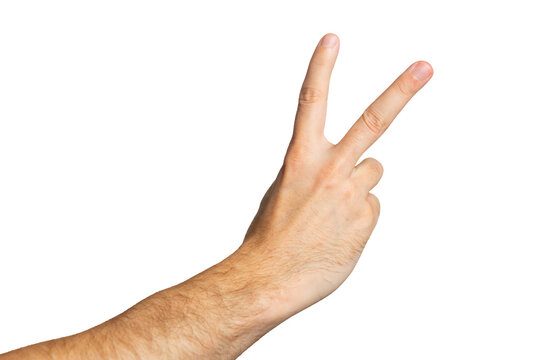
#> input picture CNN/ieee_cnn/python/peace_sign.jpg, 540 x 360 px
$ python hex_comparison.py
#> lines starting #> are read from the running program, lines starting #| are printed output that depends on the picture
import numpy as np
import cv2

def read_hex_file(filename, img_shape):
    """Reads a HEX file and reconstructs the image."""
    with open(filename, "r") as f:
        hex_data = [line.strip().split() for line in f]

    # Convert hex strings to integers
    img_data = np.array([[int(pixel, 16) for pixel in row] for row in hex_data], dtype=np.uint8)

    # Ensure the shape matches expected dimensions
    if img_data.shape != img_shape:
        print(f"Warning: Reconstructed image shape {img_data.shape} does not match expected {img_shape}")

    return img_data

# Load original grayscale image
image_path = 'peace_sign.jpg'
img = cv2.imread(image_path, cv2.IMREAD_GRAYSCALE)
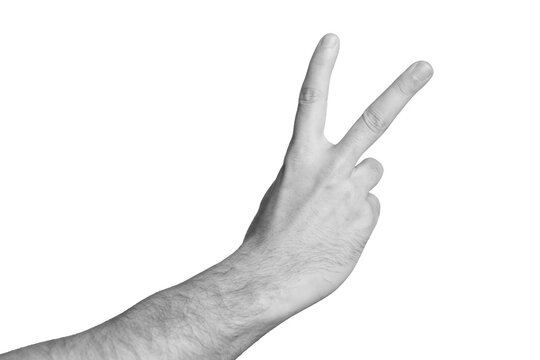
#> img: shape (360, 540); min 65, max 255, mean 240.9

# Load reconstructed image from hex
reconstructed_img = read_hex_file("image_data.hex", img.shape)
#> (the run stopped early here; a loop or call above may not have finished)
